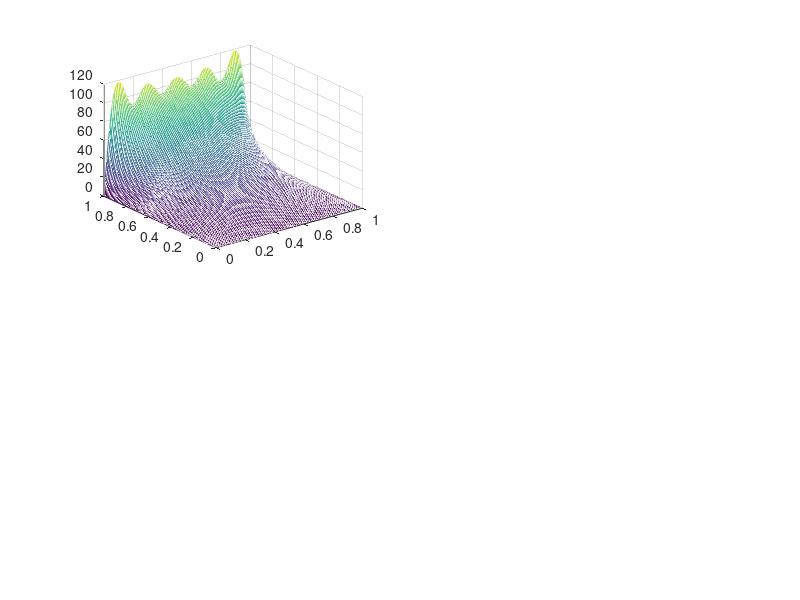

This figure's MATLAB source: (Note: this script raises an error after producing the figure.)
%% Universidad del Valle de Guatemala
% Teoria Electromagnetica 1
% Proyecto 1 - FF3011
% Entrega mayo 9
% Andrea Rodriguez Zea (19429)

clc
clear all
close all

%% Inciso a
Vo1 = 100;

a1 = 1; 
b1 = 1;

x1 = linspace(0, b1, 100); % Vector de valores de x
y1 = linspace(0, a1, 100); % Vector de valores de y

c1 = 4.* Vo1/pi;

V1 = zeros(length(x1), length(y1));     % Matriz para valores de V(x1, y1)

for i1 = 1:length(x1)                   % Espacio para x1 de 1 al largo de x1
    for j1 = 1:length(y1)               % Espacio para y1 de 1 al largo de y1
        sum1_0 = [];

        for k1 = 1:5                    % Primeros 5 términos de la sumatoria
            n1 = 2*k1 - 1;
            a1_1 = sin(n1*pi*x1(i1)/b1);        % sin numerador
            a1_2 = sinh(n1*pi*y1(j1)/b1);       % sinh numerador
            a1_3 = n1*sinh(n1*pi*a1/b1);        % denominador
            sum1_0(k1) = a1_1*a1_2/a1_3;        % Ecuaciones en sumatoria
        end
        sum1 = sum1_0(1)+sum1_0(2)+sum1_0(3)+sum1_0(4)+sum1_0(5);
        V1(i1, j1) = sum1*c1;                   % Sumatoria x constante
    end
end

figure(1);                              % Genera espacio para graficas
subplot(2,2,1);                         % Graficar V(x_1, y_1) en spot 1

sc1 = meshc(x1, y1, V1');               % Usar meshc
ax1 = gca;                              % Obtiene el eje actual
ax1.ZLim(2) = 120;                      % Traslada el eje Z al límite
sc1(2).ZLocation = 'zmax';              % Se define el tope

xlabel('x_1');
ylabel('y_1');

title('V(x_1, y_1)');                   % Titulo del grafico

sgtitle('Superficies Equipotenciales', 'Color','#E75480');
colorbar;                   % Barra de color para mostrar los valores de V

%% Inciso b 
% El código utilizado en todos los incisos a continuación es el mismo al
% explicado en el espacio anterior, las variables sustituyen '1' por el
% número de caso realizado según la guía de trabajo.

Vo2 = 100;

a2 = 1; 
b2 = 2;

x2 = linspace(0, b2, 100);
y2 = linspace(0, a2, 100);

c2 = 4.* Vo2/pi;

V2 = zeros(length(x2), length(y2));

for i2 = 1:length(x2)

    for j2 = 1:length(y2)
        sum2_0 = [];

        for k2 = 1:5 % Utilizar los primeros 5 términos de la sumatoria
            n2 = 2*k2 - 1;
            a2_1 = sin(n2*pi*x2(i2)/b2);
            a2_2 = sinh(n2*pi*y2(j2)/b2);
            a2_3 = n2*sinh(n2*pi*a2/b2);
            sum2_0(k2) = a2_1*a2_2/a2_3;
        end
        sum2 = sum2_0(1)+sum2_0(2)+sum2_0(3)+sum2_0(4)+sum2_0(5);
        V2(i2, j2) = sum2*c2;
    end

end

subplot(2,2,2);

sc2 = meshc(x2, y2, V2');
ax2 = gca;
ax2.ZLim(2) = 120;
sc2(2).ZLocation = 'zmax';

xlabel('x_2');
ylabel('y_2');
title('V(x_2, y_2)');
colorbar;

%% Inciso c
Vo3 = 100;

a3 = 1; 
b3 = 3;

x3 = linspace(0, b3, 100); % Vector de valores de x
y3 = linspace(0, a3, 100); % Vector de valores de y

c3 = 4.* Vo3/pi;

V3 = zeros(length(x3), length(y3));

for i3 = 1:length(x3)
    for j3 = 1:length(y3)
        sum3_0 = [];

        for k3 = 1:5 % Utilizar los primeros 5 términos de la sumatoria
            n3 = 2*k3 - 1;
            a3_1 = sin(n3*pi*x3(i3)/b3);
            a3_2 = sinh(n3*pi*y3(j3)/b3);
            a3_3 = n3*sinh(n3*pi*a3/b3);
            sum3_0(k3) = a3_1*a3_2/a3_3;
        end
        sum3 = sum3_0(1)+sum3_0(2)+sum3_0(3)+sum3_0(4)+sum3_0(5);
        V3(i3, j3) = sum3*c3;
    end
end

subplot(2,2,3);

sc3 = meshc(x3, y3, V3');
ax3 = gca;
ax3.ZLim(2) = 120;
sc3(2).ZLocation = 'zmax';

xlabel('x_3');
ylabel('y_3');
title('V(x_3, y_3)');
colorbar; 

%% Inciso d
Vo4 = 100;

a4 = 4; 
b4 = 1;

x4 = linspace(0, b4, 100); % Vector de valores de x
y4 = linspace(0, a4, 100); % Vector de valores de y

c4 = 4.* Vo4/pi;

V4 = zeros(length(x4), length(y4));

for i4 = 1:length(x4)

    for j4 = 1:length(y4)
        sum4_0 = [];

        for k4 = 1:5 % Utilizar los primeros 5 términos de la sumatoria
            n4 = 2*k4 - 1;
            a4_1 = sin(n4*pi*x4(i4)/b4);
            a4_2 = sinh(n4*pi*y4(j4)/b4);
            a4_3 = n4*sinh(n4*pi*a4/b4);
            sum4_0(k4) = a4_1*a4_2/a4_3;
        end
        sum4 = sum4_0(1)+sum4_0(2)+sum4_0(3)+sum4_0(4)+sum4_0(5);
        V4(i4, j4) = sum4*c4;
    end

end

subplot(2,2,4);                 % Graficar V(x_4, y_4) en spot 4

sc4 = meshc(x4, y4, V4');       % Usar meshc
ax4 = gca;                      % Obtiene el eje actual
ax4.ZLim(2) = 120;              % Traslada el eje Z al límite
sc4(2).ZLocation = 'zmax';      % Se define el tope

xlabel('x_4');
ylabel('y_4');
title('V(x_4, y_4)');           % Título de gráfica
colorbar;                       % Barra de color para mostrar los valores de V
